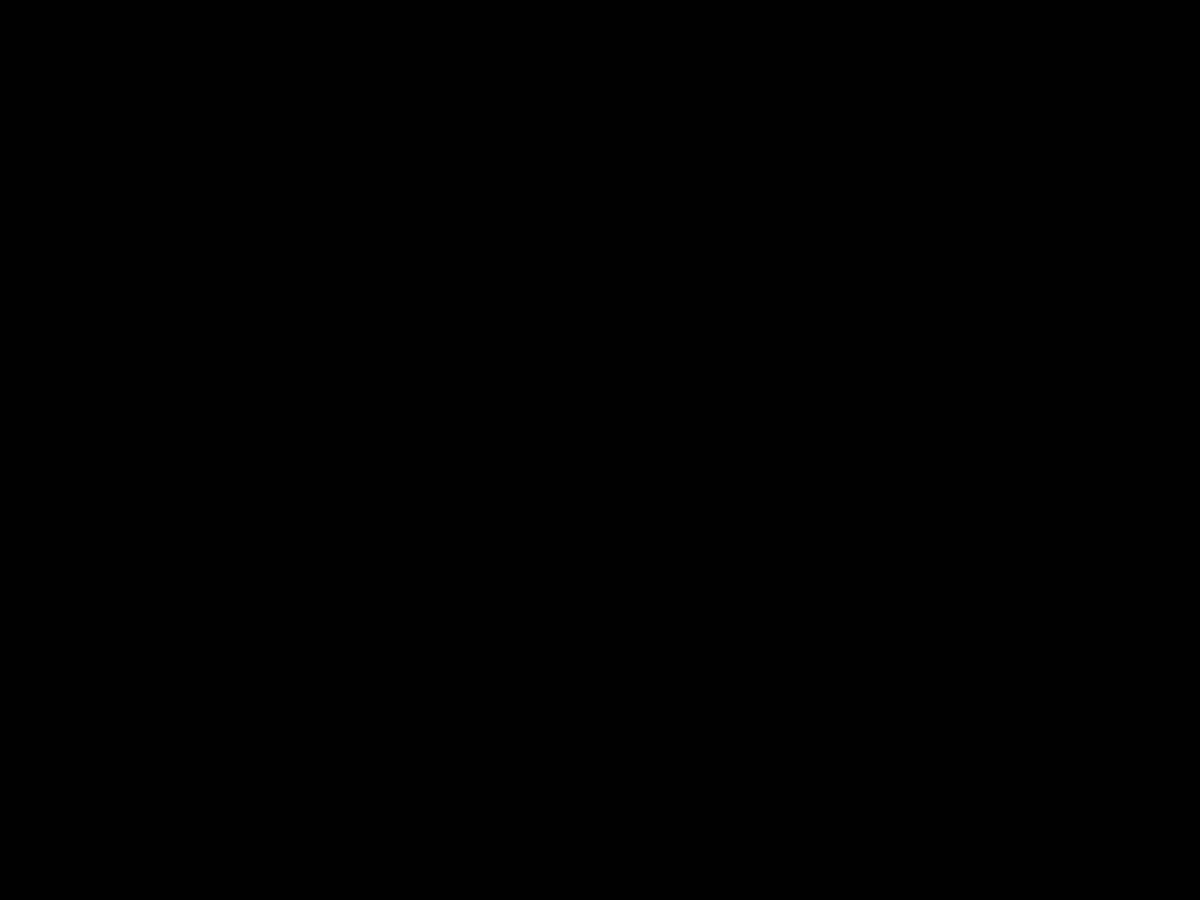
Frame 1 (no input)
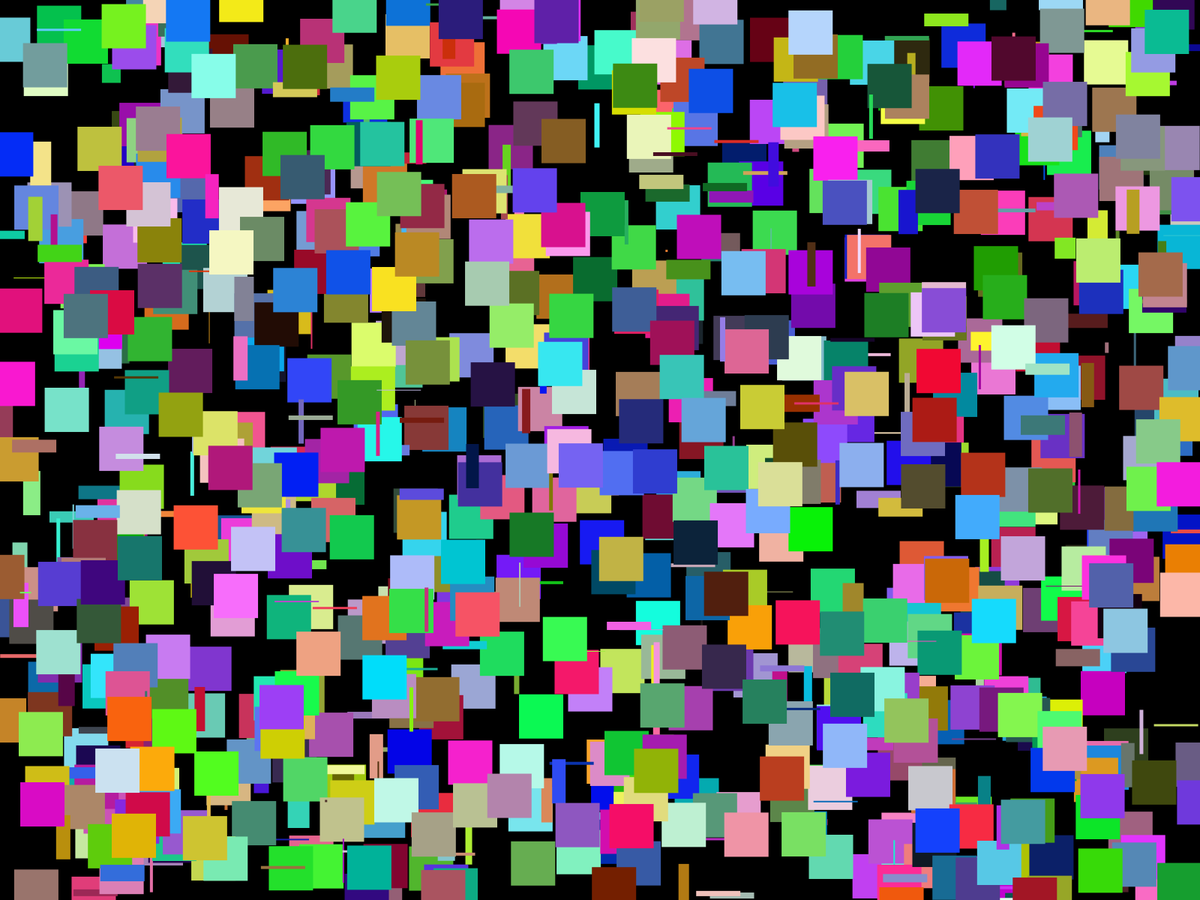
Frame 60 (the mouse pressed at the canvas centre just before this capture)
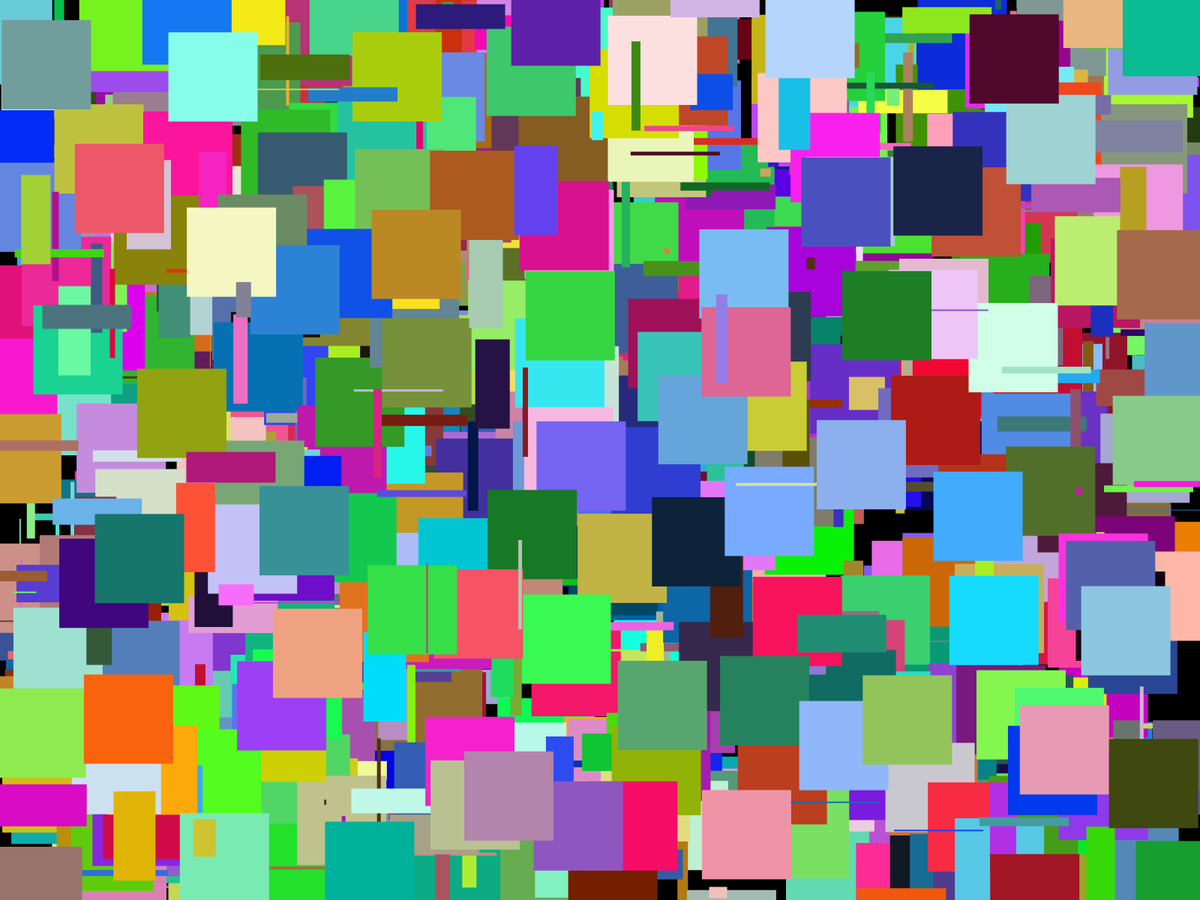
Frame 120 (the mouse held since frame 60 and released just before this capture)

The Processing sketch that drew these frames (run headless with seeded random() and noise(); from frame 60 on, the mouse is pressed at the canvas centre):

// Processing sketch: colorfulRectangles_visuals
// ── colorfulRectangles_visuals.pde
//1923 X 712 PX
//int nums[] = {1, 2, 3, 4, 5};
//Rectangles myRect;
Rectangles[] myRects = new Rectangles[1000];

void setup() {
  //size(641, 237);
  //size(1000, 237);
  fullScreen();
  //println(nums[4]);
  //myRect = new Rectangles();
  for(int i = 0; i < myRects.length; i++) {
    myRects[i] = new Rectangles();
  }
}

void draw() {
  background(0);
  //myRect.display();
  //myRect.increase();
  for(int i = 0; i < myRects.length; i++) {
    myRects[i].display();
    myRects[i].increase();
  } 
}

//Constructor
class Rectangles {
  int x = int(random(width));
  int y = int(random(height));
  color c = int(random(255));
  color r = int(random(255));
  color g = int(random(255));
  color b = int(random(255));
  int inc = 1;
  int widthRect = 0;
  int heightRect = 0;
  int maxWidthRect = int(random(height/3));
  int maxHeightRect = int(random(height/3));
  
  void display() {
    rectMode(CENTER);
    fill(r, g, b);
    noStroke();
    rect(x + random(-1, 1), y + random(-1, 1), widthRect, heightRect);
  }
  
  void increase() {
    widthRect = widthRect + inc;
    heightRect = heightRect + inc;
    if(widthRect > maxWidthRect) {
      widthRect = 0;
    }
    if(heightRect > maxHeightRect) {
      heightRect = 0;
    }
  }
}
